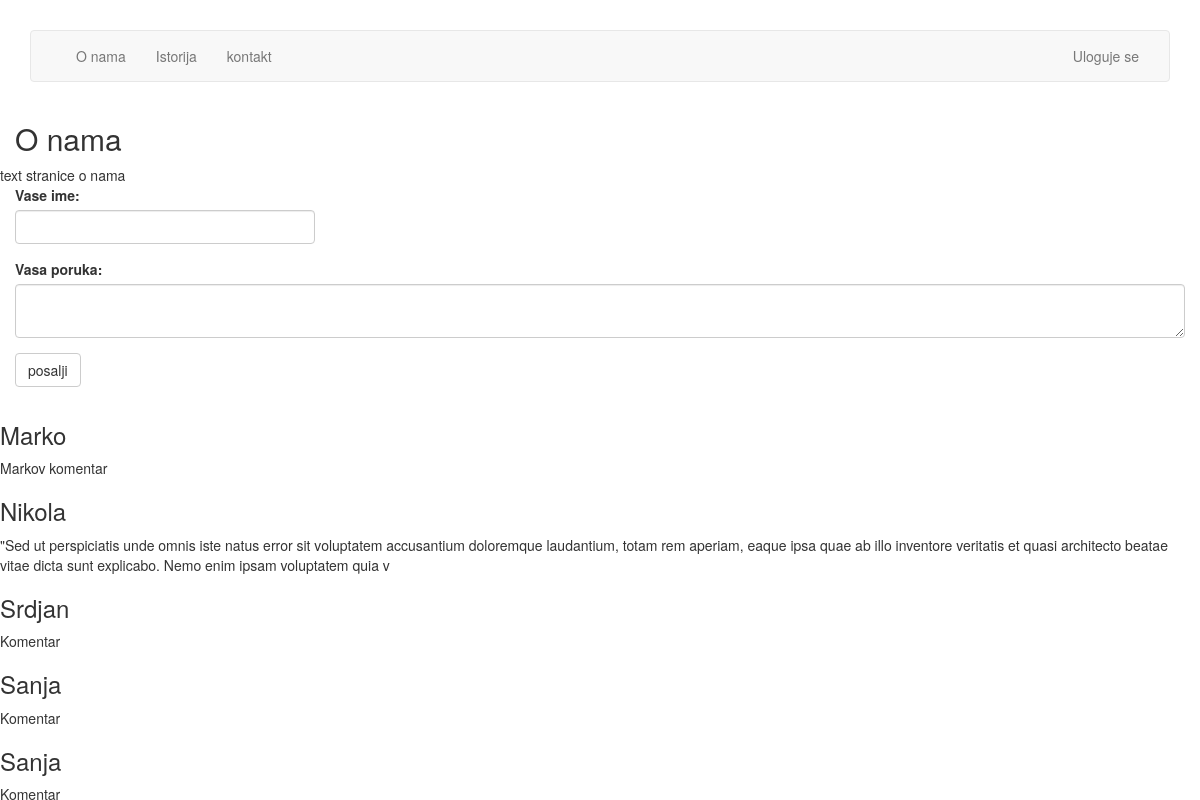
Screenshot of /page.php?id=1 with the database file from the repository.
### tables this page shows
CREATE TABLE `pages` (
  `id` int(11) NOT NULL,
  `title` varchar(250) NOT NULL,
  `content` text NOT NULL
);

CREATE TABLE `comments` (
  `id` int(11) NOT NULL,
  `person_name` varchar(50) NOT NULL,
  `content` varchar(250) NOT NULL,
  `id_page` int(11) NOT NULL
);

### config/config.php (called while the page is built)
<?php
$config['db_host'] = 'localhost';
$config['db_name'] = 'mini-cms-oop';
$config['db_username'] = 'root';
$config['db_password'] = '';

### data-cls/Page.php (called while the page is built, shortened)
<?php
include_once '/../config/config.php';
class Page {
    private $db;
    public function __construct()
    {
        global $config;
        $this->db = new PDO('mysql:host='. $config['db_host'] .';dbname='. $config['db_name'] .';charset=utf8mb4', ''. $config['db_username'] .'', '' . $config['db_password'] . '');
    }
    public function GetAll()
    {
        try
        {
            $pagesArray = array();
            $stmt = $this->db->query('SELECT * FROM pages');
            $rows = $stmt->fetchAll();
            foreach ($rows as $red)
            {
                $page = new Page();
                $page->id = $red['id'];
                $page->title = $red['title'];
                $page->content = $red['content'];
                array_push($pagesArray, $page);
            }
            return $pagesArray;
        } catch (PDOException $ex)
        {
        }
    }
    public function GetByID($id)
    {
           try
        {
            $stmt = $this->db->prepare('SELECT * FROM pages WHERE id =:id');
            $stmt->bindParam(':id', $id, PDO::PARAM_INT);
            $stmt->setFetchMode(PDO::FETCH_CLASS, 'Page');
            $stmt->execute();
           $obj = $stmt->fetch();
            $this->title = $obj->title;
            $this->content = $obj->content;
        } catch (PDOException $ex)
        {
        }
    }
}

### data-cls/comment.php (called while the page is built, shortened)
<?php
include_once '/../config/config.php';
class comment {
    private $db;
    public function __construct()
    {
        global $config;
        $this->db = new PDO('mysql:host='. $config['db_host'] .';dbname='. $config['db_name'] .';charset=utf8mb4', ''. $config['db_username'] .'', '' . $config['db_password'] . '');
    }
    public function GetAllBiIdPage($id)
    {
         try
        {
            $stmt = $this->db->prepare('SELECT * FROM comments WHERE id_page = :id');
            $stmt->bindValue(':id', $id, PDO::PARAM_INT);
            $stmt->setFetchMode(PDO::FETCH_CLASS, 'comment');
            $stmt->execute();
            return $stmt->fetchAll();
        } catch (PDOException $ex)
        {
        }
    }
}

### parts/comments.php (the view)
<?php
include_once 'data-cls/comment.php';
$comment = new comment();
?>
<div class="row cmment-wrapp">
    <?php foreach ($comment->GetAllBiIdPage($_GET['id']) as $comment): ?>
    <div class="single-comment">
        <h3><?php echo $comment->person_name; ?></h3>
        <div class="comment">
            <?php echo  $comment->content;?>
        </div>
    </div>
    <?php endforeach; ?>
</div>

### page.php (shortened to what this page needs)
<?php
    include_once 'data-cls/page.php';
?>
<!DOCTYPE html>
<html>
    <head>
        <link type="text/css" rel="stylesheet" href="css/mine.css">
        <link rel="stylesheet" href="OwlCarousel2/dist/assets/owl.carousel.min.css">
        <link rel="stylesheet" href="OwlCarousel2/dist/assets/owl.theme.default.min.css">
        <link type="text/css" rel="stylesheet" href="css/bootstrap.css">
    </head>
    <body>
        <div class="container">
        <?php
        include_once 'parts/menu.php';
        include_once 'parts/slider.php';
        include_once 'parts/content.php';
        include_once 'parts/new-comment.php';
        include_once 'parts/comments.php';
        ?>
        </div>
    </body>
</html>

### parts/menu.php (shortened to what this page needs)
<?php
include_once 'data-cls/page.php';
$page = new Page();
?>
<nav class="navbar navbar-default top30">
  <div class="container-fluid">
    <div class="collapse navbar-collapse" id="bs-example-navbar-collapse-1">
      <ul class="nav navbar-nav">
        <?php
        foreach ($page->GetAll() as $page)
        {
            echo '<li><a href="page.php?id=' . $page->id . '">'.$page->title . '</a></li>';
        }
        ?>
      </ul>
      <ul class="nav navbar-nav navbar-right">
        <li><a href="login.php">Uloguje se</a></li>
      </ul>
    </div>
  </div>
</nav>

### parts/slider.php (shortened to what this page needs)
<div class="row">

### parts/content.php
<?php
$page = new Page();
$page->GetByID($_GET['id']);
?>
<div class="row">
    <div class="col-md-2">
        <h2><?php echo $page->title ?></h2>
    </div>
    <div class="row">
        <div class="col-md-12">
          <?php
          echo $page->content
          ?>
        </div>
    </div>
</div>

### parts/new-comment.php (shortened to what this page needs)
<?php
    include_once 'data-cls/Comment.php';
?>
<div class="row">
    <div class="col-md-12">
        <form method="post">
            <div class="form-group">
                <label>Vase ime:</label>
                <input name="ime" type="text" class="form-control max-w-300">
            </div>
           <div class="form-group">
                <label>Vasa poruka:</label>
                <textarea name="komentar" type="text" class="form-control"></textarea>
            </div>
            <div class="form-group">
                <input name="posalji" type="submit" class="btn btn-default" value="posalji">
            </div>
        </form>
    </div>
</div>

### css/mine.css (style rules this page uses)
.top30 { margin-top: 30px; }
.max-w-300 { max-width: 300px; }

### rows the page displays
pages: title "O nama", content "text stranice o nama"
pages: title "Istorija"
pages: title "kontakt"
comments: person_name "Marko", content "Markov komentar"
comments: person_name "Nikola", content "\"Sed ut perspiciatis unde omnis iste natus error sit voluptatem accusantium doloremque laudantium, totam rem aperiam, eaque ipsa quae ab illo inventore veritatis et quasi architecto beatae vitae dicta sunt explicabo. Nemo enim ipsam voluptatem quia v"
comments: person_name "Srdjan", content "Komentar"
comments: person_name "Sanja", content "Komentar"
comments: person_name "Sanja"
